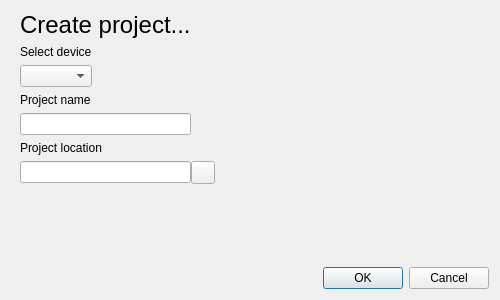
<?xml version="1.0" encoding="UTF-8"?>
<ui version="4.0">
 <class>Dialog</class>
 <widget class="QDialog" name="Dialog">
  <property name="geometry">
   <rect>
    <x>0</x>
    <y>0</y>
    <width>500</width>
    <height>300</height>
   </rect>
  </property>
  <property name="minimumSize">
   <size>
    <width>500</width>
    <height>300</height>
   </size>
  </property>
  <property name="maximumSize">
   <size>
    <width>500</width>
    <height>300</height>
   </size>
  </property>
  <property name="windowTitle">
   <string>New Project...</string>
  </property>
  <layout class="QFormLayout" name="formLayout">
   <item row="0" column="0" colspan="2">
    <widget class="QStackedWidget" name="stackedWidget">
     <property name="currentIndex">
      <number>0</number>
     </property>
     <widget class="QWidget" name="page">
      <layout class="QGridLayout" name="gridLayout">
       <property name="topMargin">
        <number>0</number>
       </property>
       <property name="horizontalSpacing">
        <number>0</number>
       </property>
       <item row="6" column="0">
        <widget class="QLineEdit" name="folderLocation">
         <property name="sizePolicy">
          <sizepolicy hsizetype="Minimum" vsizetype="Fixed">
           <horstretch>0</horstretch>
           <verstretch>0</verstretch>
          </sizepolicy>
         </property>
         <property name="readOnly">
          <bool>false</bool>
         </property>
         <property name="clearButtonEnabled">
          <bool>false</bool>
         </property>
        </widget>
       </item>
       <item row="6" column="2">
        <spacer name="horizontalSpacer">
         <property name="orientation">
          <enum>Qt::Horizontal</enum>
         </property>
         <property name="sizeHint" stdset="0">
          <size>
           <width>40</width>
           <height>20</height>
          </size>
         </property>
        </spacer>
       </item>
       <item row="1" column="0">
        <widget class="QLabel" name="label_2">
         <property name="sizePolicy">
          <sizepolicy hsizetype="Maximum" vsizetype="Maximum">
           <horstretch>0</horstretch>
           <verstretch>0</verstretch>
          </sizepolicy>
         </property>
         <property name="text">
          <string>Select device</string>
         </property>
        </widget>
       </item>
       <item row="3" column="0">
        <widget class="QLabel" name="label_3">
         <property name="sizePolicy">
          <sizepolicy hsizetype="Maximum" vsizetype="Preferred">
           <horstretch>0</horstretch>
           <verstretch>0</verstretch>
          </sizepolicy>
         </property>
         <property name="text">
          <string>Project name</string>
         </property>
        </widget>
       </item>
       <item row="0" column="0">
        <widget class="QLabel" name="label">
         <property name="sizePolicy">
          <sizepolicy hsizetype="Maximum" vsizetype="Maximum">
           <horstretch>0</horstretch>
           <verstretch>0</verstretch>
          </sizepolicy>
         </property>
         <property name="styleSheet">
          <string notr="true">QLabel { font-size: 18pt;}</string>
         </property>
         <property name="text">
          <string>Create project...</string>
         </property>
        </widget>
       </item>
       <item row="6" column="1">
        <widget class="QToolButton" name="folderShow">
         <property name="text">
          <string/>
         </property>
         <property name="icon">
          <iconset resource="../resources/icons.qrc">
           <normaloff>:/Dark/folder-open.png</normaloff>:/Dark/folder-open.png</iconset>
         </property>
        </widget>
       </item>
       <item row="7" column="0">
        <spacer name="verticalSpacer">
         <property name="orientation">
          <enum>Qt::Vertical</enum>
         </property>
         <property name="sizeHint" stdset="0">
          <size>
           <width>20</width>
           <height>40</height>
          </size>
         </property>
        </spacer>
       </item>
       <item row="5" column="0">
        <widget class="QLabel" name="label_4">
         <property name="sizePolicy">
          <sizepolicy hsizetype="Maximum" vsizetype="Preferred">
           <horstretch>0</horstretch>
           <verstretch>0</verstretch>
          </sizepolicy>
         </property>
         <property name="text">
          <string>Project location</string>
         </property>
        </widget>
       </item>
       <item row="2" column="0">
        <widget class="QComboBox" name="deviceSelection">
         <property name="sizePolicy">
          <sizepolicy hsizetype="Maximum" vsizetype="Fixed">
           <horstretch>0</horstretch>
           <verstretch>0</verstretch>
          </sizepolicy>
         </property>
        </widget>
       </item>
       <item row="4" column="0">
        <widget class="QLineEdit" name="projectName">
         <property name="sizePolicy">
          <sizepolicy hsizetype="Minimum" vsizetype="Fixed">
           <horstretch>0</horstretch>
           <verstretch>0</verstretch>
          </sizepolicy>
         </property>
        </widget>
       </item>
      </layout>
     </widget>
    </widget>
   </item>
   <item row="1" column="0" colspan="2">
    <widget class="QDialogButtonBox" name="buttonBox">
     <property name="orientation">
      <enum>Qt::Horizontal</enum>
     </property>
     <property name="standardButtons">
      <set>QDialogButtonBox::Cancel|QDialogButtonBox::Ok</set>
     </property>
     <property name="centerButtons">
      <bool>false</bool>
     </property>
    </widget>
   </item>
  </layout>
 </widget>
 <tabstops>
  <tabstop>deviceSelection</tabstop>
  <tabstop>projectName</tabstop>
  <tabstop>folderShow</tabstop>
  <tabstop>folderLocation</tabstop>
 </tabstops>
 <resources>
  <include location="../resources/icons.qrc"/>
 </resources>
 <connections>
  <connection>
   <sender>buttonBox</sender>
   <signal>accepted()</signal>
   <receiver>Dialog</receiver>
   <slot>accept()</slot>
   <hints>
    <hint type="sourcelabel">
     <x>248</x>
     <y>254</y>
    </hint>
    <hint type="destinationlabel">
     <x>157</x>
     <y>274</y>
    </hint>
   </hints>
  </connection>
  <connection>
   <sender>buttonBox</sender>
   <signal>rejected()</signal>
   <receiver>Dialog</receiver>
   <slot>reject()</slot>
   <hints>
    <hint type="sourcelabel">
     <x>316</x>
     <y>260</y>
    </hint>
    <hint type="destinationlabel">
     <x>286</x>
     <y>274</y>
    </hint>
   </hints>
  </connection>
 </connections>
</ui>
